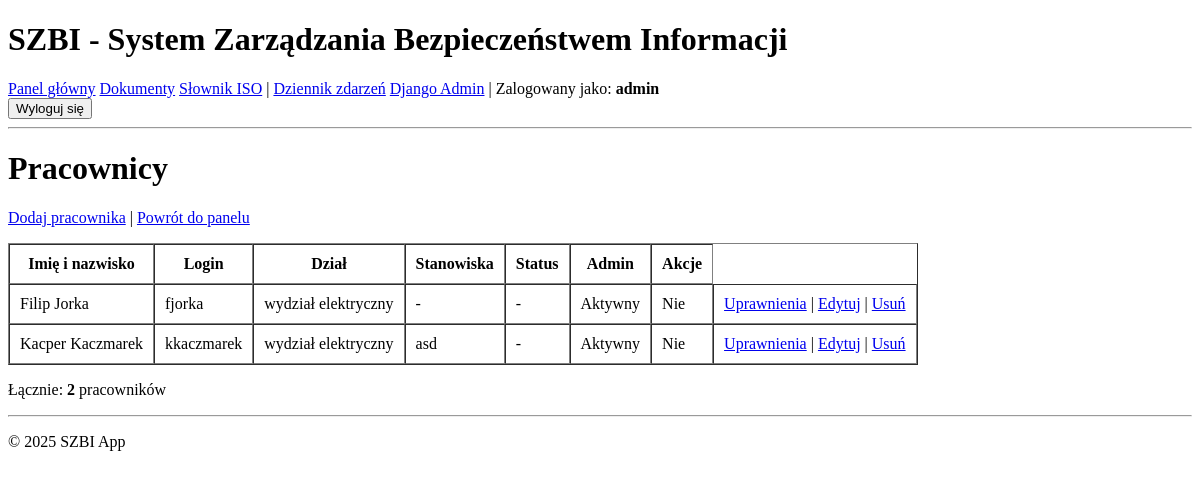
Before: /pracownicy/ (signed in) with the older database file.
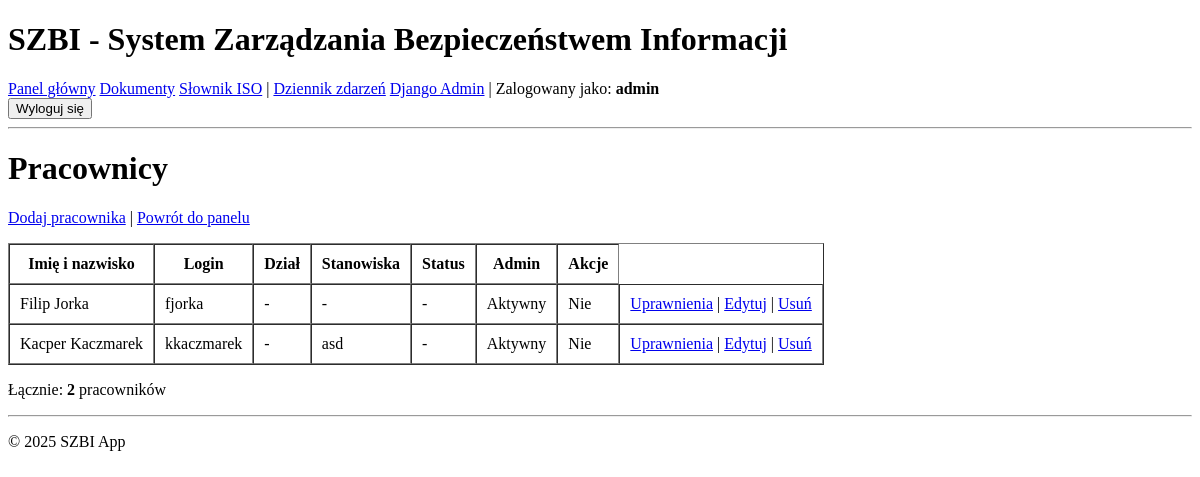
After: the same page with the newer database file.
### core/models.py (models this page shows, shortened)
class Employee(models.Model):
    user = models.OneToOneField(
        User,
        on_delete=models.CASCADE,
        related_name='employee',
        verbose_name="Konto użytkownika"
    )
    organization = models.ForeignKey(
        Organization,
        on_delete=models.CASCADE,
        related_name='employees',
        verbose_name="Organizacja"
    )
    department = models.ForeignKey(
        Department,
        on_delete=models.SET_NULL,
        null=True,
        blank=True,
        related_name='employees',
        verbose_name="Dział"
    )
    positions = models.ManyToManyField(
        Position,
        blank=True,
        related_name='employees',
        verbose_name="Stanowiska"
    )
    first_name = models.CharField(max_length=100, verbose_name="Imię")
    last_name = models.CharField(max_length=100, verbose_name="Nazwisko")
    hire_date = models.DateField(verbose_name="Data zatrudnienia", null=True, blank=True)
    is_active = models.BooleanField(default=True, verbose_name="Aktywny")
    created_at = models.DateTimeField(auto_now_add=True, verbose_name="Data utworzenia")
    updated_at = models.DateTimeField(auto_now=True, verbose_name="Data modyfikacji")
    class Meta:
        verbose_name = "Pracownik"
        verbose_name_plural = "Pracownicy"
        ordering = ['last_name', 'first_name']
    def get_full_name(self):
        return f"{self.first_name} {self.last_name}"
    def get_positions_display(self):
        return ", ".join([p.name for p in self.positions.all()])

class Department(models.Model):
    organization = models.ForeignKey(
        Organization,
        on_delete=models.CASCADE,
        related_name='departments',
        verbose_name="Organizacja"
    )
    name = models.CharField(max_length=255, verbose_name="Nazwa działu")
    description = models.TextField(verbose_name="Opis", blank=True)
    parent = models.ForeignKey(
        'self',
        on_delete=models.CASCADE,
        null=True,
        blank=True,
        related_name='subdepartments',
        verbose_name="Dział nadrzędny"
    )
    created_at = models.DateTimeField(auto_now_add=True, verbose_name="Data utworzenia")
    updated_at = models.DateTimeField(auto_now=True, verbose_name="Data modyfikacji")
    class Meta:
        verbose_name = "Dział"
        verbose_name_plural = "Działy"
        ordering = ['organization', 'name']

class Position(models.Model):
    organization = models.ForeignKey(
        Organization,
        on_delete=models.CASCADE,
        related_name='positions',
        verbose_name="Organizacja"
    )
    name = models.CharField(max_length=255, verbose_name="Nazwa stanowiska")
    description = models.TextField(verbose_name="Opis", blank=True)
    department = models.ForeignKey(
        Department,
        on_delete=models.SET_NULL,
        null=True,
        blank=True,
        related_name='positions',
        verbose_name="Dział"
    )
    created_at = models.DateTimeField(auto_now_add=True, verbose_name="Data utworzenia")
    updated_at = models.DateTimeField(auto_now=True, verbose_name="Data modyfikacji")
    class Meta:
        verbose_name = "Stanowisko"
        verbose_name_plural = "Stanowiska"
        ordering = ['organization', 'name']

### core/views.py (the view)
# urls.py: path('pracownicy/', views.employee_list, name='employee_list'),
@login_required
@user_passes_test(is_admin)
def employee_list(request):
    organization = get_or_create_organization()
    employees = Employee.objects.filter(organization=organization).select_related('department', 'user').prefetch_related('positions')
    return render(request, 'core/employee_list.html', {
        'employees': employees,
        'organization': organization,
    })

### core/views.py (called while the page is built)
def is_admin(user):
    return user.is_staff or user.is_superuser

def get_or_create_organization():
    org, created = Organization.objects.get_or_create(
        pk=1,
        defaults={'name': 'Moja Organizacja', 'short_name': 'MO'}
    )
    return org

### templates/core/employee_list.html (shortened to what this page needs)
{% extends 'base.html' %}
{% block content %}
<h1>Pracownicy</h1>
<p>
    <a href="{% url 'core:employee_create' %}">Dodaj pracownika</a> |
    <a href="{% url 'core:dashboard' %}">Powrót do panelu</a>
</p>
{% if employees %}
<table border="1" cellpadding="10" cellspacing="0">
    <thead>
        <tr>
            <th>Imię i nazwisko</th>
            <th>Login</th>
            <th>Dział</th>
            <th>Stanowiska</th>
            <th>Status</th>
            <th>Admin</th>
            <th>Akcje</th>
        </tr>
    </thead>
    <tbody>
        {% for employee in employees %}
        <tr>
            <td>{{ employee.get_full_name }}</td>
            <td>{{ employee.user.username }}</td>
            <td>{{ employee.department.name|default:"-" }}</td>
            <td>{{ employee.get_positions_display|default:"-" }}</td>
            <td>{{ employee.position.name|default:"-" }}</td>
            <td>{% if employee.is_active %}Aktywny{% else %}Nieaktywny{% endif %}</td>
            <td>{% if employee.user.is_staff %}Tak{% else %}Nie{% endif %}</td>
            <td>
                <a href="{% url 'core:employee_permissions' employee.pk %}">Uprawnienia</a> |
                <a href="{% url 'core:employee_update' employee.pk %}">Edytuj</a> |
                <a href="{% url 'core:employee_delete' employee.pk %}">Usuń</a>
            </td>
        </tr>
        {% endfor %}
    </tbody>
</table>
<p>Łącznie: <strong>{{ employees|length }}</strong> pracowników</p>
{% else %}
<p>Brak pracowników. <a href="{% url 'core:employee_create' %}">Dodaj pierwszego pracownika</a>.</p>
{% endif %}
{% endblock %}

Changed rows visible on the page:
changed Employee "Filip Jorka": department.name "wydział elektryczny" → "-"
changed Employee "Kacper Kaczmarek": department.name "wydział elektryczny" → "-"
